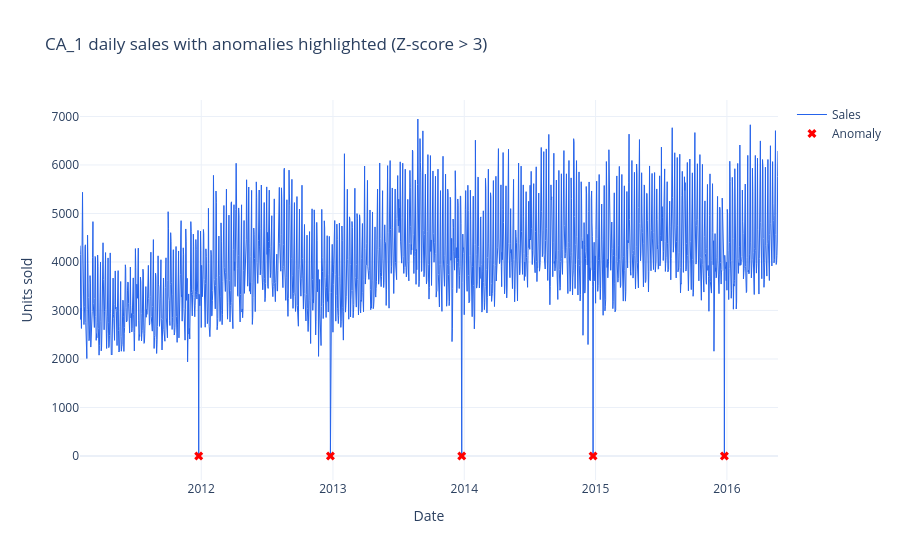

The notebook cell this image was saved under:
### Code cell
fig = go.Figure()
fig.add_trace(go.Scatter(
    x=series.index, y=series.values,
    mode="lines", name="Sales",
    line={"color": "#2563eb", "width": 1},
))
fig.add_trace(go.Scatter(
    x=anomalies.index, y=anomalies.values,
    mode="markers", name="Anomaly",
    marker={"color": "red", "size": 8, "symbol": "x"},
))
fig.update_layout(
    title="CA_1 daily sales with anomalies highlighted (Z-score > 3)",
    xaxis_title="Date", yaxis_title="Units sold",
    template="plotly_white", hovermode="x unified",
)
fig.write_image(str(ROOT / "reports" / "figures" / "anomaly_detection.png"))
fig.show()

### Figure 1 — Plotly figure (JSON) as saved in the notebook; plotly's stock layout.template omitted (floating-point values rounded to 4 significant figures; data arrays with more than 128 entries replaced by an {"elided": "..."} marker saying what was removed)
{"data": [{"line": {"color": "#2563eb", "width": 1}, "mode": "lines", "name": "Sales", "type": "scatter", "x": {"elided": "1941 str values"}, "y": {"elided": "1941 float values"}}, {"marker": {"color": "red", "size": 8, "symbol": "x"}, "mode": "markers", "name": "Anomaly", "type": "scatter", "x": ["2011-12-25T00:00:00", "2012-12-25T00:00:00", "2013-12-25T00:00:00", "2014-12-25T00:00:00", "2015-12-25T00:00:00"], "y": [0.0, 0.0, 0.0, 0.0, 0.0]}], "layout": {"hovermode": "x unified", "title": {"text": "CA_1 daily sales with anomalies highlighted (Z-score > 3)"}, "xaxis": {"title": {"text": "Date"}}, "yaxis": {"title": {"text": "Units sold"}}}}
